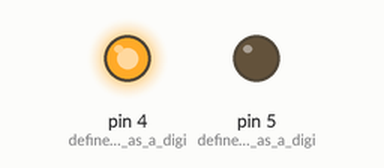
Simulated run of this sketch. Board: Arduino Uno, built with avr-gcc and run on an emulated ATmega328P. On the bench: output pins drawn as LEDs (lit = HIGH). What the sketch prints to the serial monitor is not drawn.

Above: at 0.1 s.
Timing chart, 0 to 1.6 s (numbered marks = the images above):
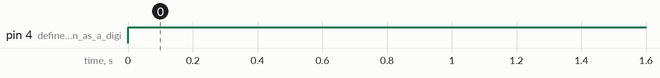

The sketch:

FreeRTOS_Task_Deletion.ino
```cpp
// Include Arduino FreeRTOS library
#include <Arduino_FreeRTOS.h>
#include "task.h"

TaskHandle_t TaskHandle_2;  // handler for Task2

void setup() {
  Serial.begin(9600);  // Enable serial communication library.
  pinMode(4, OUTPUT);  // define LED1 pin as a digital output
  pinMode(5, OUTPUT);  // define LED2 pin as a digital output

  //Create the first task at priority 1
  // Name of task is "LED1"
  // Stack size is set to 100
  // we do not pass any value to Task1. Hence, third agument is NULL
  // Set the priority of task to one
  // Task1 handler is not used. Therefore set to Null
  xTaskCreate(Task1, "LED1", 100, NULL, 1, NULL);
  // Start FreeRTOS scheduler in Preemptive timing silicing mode
  vTaskStartScheduler();
}

void loop() {
  // Do nothing as schduler will allocated CPU to Task1 and Task2 automatically
}

/* Task1 with priority 1 */
void Task1(void* pvParameters) {

  while (1) {
    Serial.println("Task1 Running");                          // print "Task1 Running" on Arduino Serial Monitor
    digitalWrite(4, HIGH);                                    // sets the digital pin 4 on
    digitalWrite(5, LOW);                                     // sets the digital pin 5 off
    xTaskCreate(Task2, "LED2", 100, NULL, 2, &TaskHandle_2);  // create task2 with priority 2
    vTaskDelay(100 / portTICK_PERIOD_MS);                     // wait for one second
  }
}

/* Task2 with priority 2 */
void Task2(void* pvParameters) {
  //digitalWrite(5, HIGH); // sets the digital pin 5 high
  //digitalWrite(4, LOW); // sets the digital pin 4 low
  Serial.println("Task2 is runnig and about to delete itself");
  vTaskDelete(TaskHandle_2);  //Delete own task by passing NULL(TaskHandle_2 can also be used)
}
```

Measured:
- by itself, pin 4 (define_LED1_pin_as_a_digi): LOW → HIGH at 0.00 s
